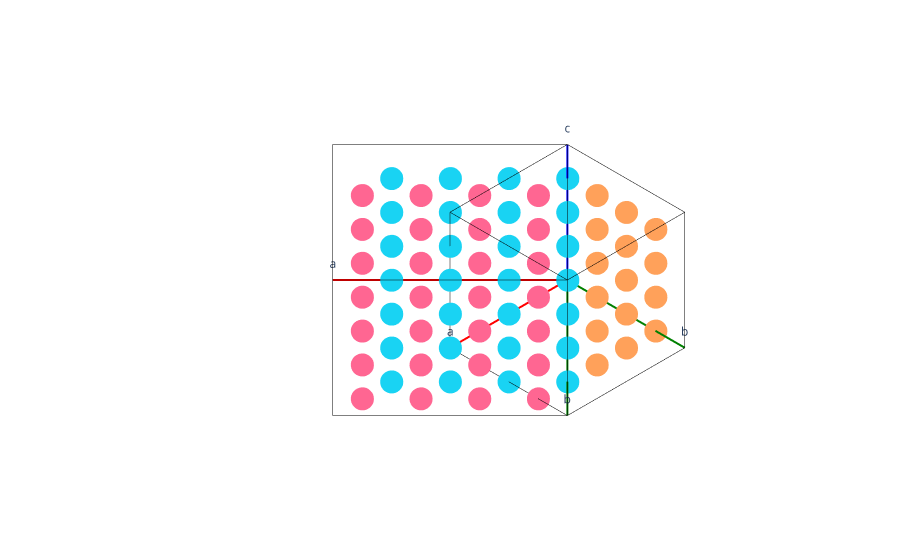

This figure's notebook cell:
### Code cell
# atom-centered k-point grid

fig = Figure()
super(Figure, fig).add_unitcell(struct_conv.lattice.reciprocal_lattice.matrix)
super(Figure, fig).add_unitcell(struct_reduced.lattice.reciprocal_lattice.matrix)

grid = struct_conv.lattice.reciprocal_lattice.get_cartesian_coords(build_grid(4))
x,y,z = grid.T
trace = go.Scatter3d(x=x,y=y,z=z, mode='markers')
fig.add_trace(trace)



grid = struct_reduced.lattice.reciprocal_lattice.get_cartesian_coords(build_grid(4, shift=[0., 0., 0.]))
x,y,z = grid.T
trace = go.Scatter3d(x=x,y=y,z=z, mode='markers')
fig.add_trace(trace)

grid = struct_reduced.lattice.reciprocal_lattice.get_cartesian_coords(build_grid(4, shift=[.5, .5, 0.]))
x,y,z = grid.T
trace = go.Scatter3d(x=x,y=y,z=z, mode='markers')
fig.add_trace(trace)

fig.update_scenes(camera_projection_type="orthographic")

fig.show()

### Figure 1 — Plotly figure (JSON) as saved in the notebook; plotly's stock layout.template omitted (floating-point values rounded to 4 significant figures)
{"data": [{"line": {"color": "red", "width": 4}, "mode": "lines+text", "text": [null, "a"], "type": "scatter3d", "x": [0, 1.571], "y": [0, 0], "z": [0, 0]}, {"line": {"color": "green", "width": 4}, "mode": "lines+text", "text": [null, "b"], "type": "scatter3d", "x": [0, 0], "y": [0, 1.571], "z": [0, 0]}, {"line": {"color": "blue", "width": 4}, "mode": "lines+text", "text": [null, "c"], "type": "scatter3d", "x": [0, 0], "y": [0, 0], "z": [0, 1.571]}, {"line": {"color": "black", "width": 1}, "mode": "lines", "type": "scatter3d", "x": [1.571, 1.571], "y": [0, 1.571], "z": [0, 0]}, {"line": {"color": "black", "width": 1}, "mode": "lines", "type": "scatter3d", "x": [1.571, 1.571], "y": [0, 0], "z": [0, 1.571]}, {"line": {"color": "black", "width": 1}, "mode": "lines", "type": "scatter3d", "x": [0, 1.571], "y": [1.571, 1.571], "z": [0, 0]}, {"line": {"color": "black", "width": 1}, "mode": "lines", "type": "scatter3d", "x": [0, 0], "y": [1.571, 1.571], "z": [0, 1.571]}, {"line": {"color": "black", "width": 1}, "mode": "lines", "type": "scatter3d", "x": [0, 1.571], "y": [0, 0], "z": [1.571, 1.571]}, {"line": {"color": "black", "width": 1}, "mode": "lines", "type": "scatter3d", "x": [0, 0], "y": [0, 1.571], "z": [1.571, 1.571]}, {"line": {"color": "black", "width": 1}, "mode": "lines", "type": "scatter3d", "x": [1.571, 1.571], "y": [1.571, 1.571], "z": [0, 1.571]}, {"line": {"color": "black", "width": 1}, "mode": "lines", "type": "scatter3d", "x": [0, 1.571], "y": [1.571, 1.571], "z": [1.571, 1.571]}, {"line": {"color": "black", "width": 1}, "mode": "lines", "type": "scatter3d", "x": [1.571, 1.571], "y": [0, 1.571], "z": [1.571, 1.571]}, {"line": {"color": "red", "width": 4}, "mode": "lines+text", "text": [null, "a"], "type": "scatter3d", "x": [0, 1.571], "y": [0, -1.571], "z": [0, 0]}, {"line": {"color": "green", "width": 4}, "mode": "lines+text", "text": [null, "b"], "type": "scatter3d", "x": [0, 1.571], "y": [0, 1.571], "z": [0, 0]}, {"line": {"color": "blue", "width": 4}, "mode": "lines+text", "text": [null, "c"], "type": "scatter3d", "x": [0, 0], "y": [0, 0], "z": [0, 1.571]}, {"line": {"color": "black", "width": 1}, "mode": "lines", "type": "scatter3d", "x": [1.571, 3.142], "y": [-1.571, 0], "z": [0, 0]}, {"line": {"color": "black", "width": 1}, "mode": "lines", "type": "scatter3d", "x": [1.571, 1.571], "y": [-1.571, -1.571], "z": [0, 1.571]}, {"line": {"color": "black", "width": 1}, "mode": "lines", "type": "scatter3d", "x": [1.571, 3.142], "y": [1.571, 0], "z": [0, 0]}, {"line": {"color": "black", "width": 1}, "mode": "lines", "type": "scatter3d", "x": [1.571, 1.571], "y": [1.571, 1.571], "z": [0, 1.571]}, {"line": {"color": "black", "width": 1}, "mode": "lines", "type": "scatter3d", "x": [0, 1.571], "y": [0, -1.571], "z": [1.571, 1.571]}, {"line": {"color": "black", "width": 1}, "mode": "lines", "type": "scatter3d", "x": [0, 1.571], "y": [0, 1.571], "z": [1.571, 1.571]}, {"line": {"color": "black", "width": 1}, "mode": "lines", "type": "scatter3d", "x": [3.142, 3.142], "y": [0, 0], "z": [0, 1.571]}, {"line": {"color": "black", "width": 1}, "mode": "lines", "type": "scatter3d", "x": [1.571, 3.142], "y": [1.571, 0], "z": [1.571, 1.571]}, {"line": {"color": "black", "width": 1}, "mode": "lines", "type": "scatter3d", "x": [1.571, 3.142], "y": [-1.571, 0], "z": [1.571, 1.571]}, {"mode": "markers", "type": "scatter3d", "x": [0, 0, 0, 0, 0, 0, 0, 0, 0, 0, 0, 0, 0, 0, 0, 0, 0.3927, 0.3927, 0.3927, 0.3927, 0.3927, 0.3927, 0.3927, 0.3927, 0.3927, 0.3927, 0.3927, 0.3927, 0.3927, 0.3927, 0.3927, 0.3927, 0.7854, 0.7854, 0.7854, 0.7854, 0.7854, 0.7854, 0.7854, 0.7854, 0.7854, 0.7854, 0.7854, 0.7854, 0.7854, 0.7854, 0.7854, 0.7854, 1.178, 1.178, 1.178, 1.178, 1.178, 1.178, 1.178, 1.178, 1.178, 1.178, 1.178, 1.178, 1.178, 1.178, 1.178, 1.178], "y": [0, 0, 0, 0, 0.3927, 0.3927, 0.3927, 0.3927, 0.7854, 0.7854, 0.7854, 0.7854, 1.178, 1.178, 1.178, 1.178, 0, 0, 0, 0, 0.3927, 0.3927, 0.3927, 0.3927, 0.7854, 0.7854, 0.7854, 0.7854, 1.178, 1.178, 1.178, 1.178, 0, 0, 0, 0, 0.3927, 0.3927, 0.3927, 0.3927, 0.7854, 0.7854, 0.7854, 0.7854, 1.178, 1.178, 1.178, 1.178, 0, 0, 0, 0, 0.3927, 0.3927, 0.3927, 0.3927, 0.7854, 0.7854, 0.7854, 0.7854, 1.178, 1.178, 1.178, 1.178], "z": [0, 0.3927, 0.7854, 1.178, 0, 0.3927, 0.7854, 1.178, 0, 0.3927, 0.7854, 1.178, 0, 0.3927, 0.7854, 1.178, 0, 0.3927, 0.7854, 1.178, 0, 0.3927, 0.7854, 1.178, 0, 0.3927, 0.7854, 1.178, 0, 0.3927, 0.7854, 1.178, 0, 0.3927, 0.7854, 1.178, 0, 0.3927, 0.7854, 1.178, 0, 0.3927, 0.7854, 1.178, 0, 0.3927, 0.7854, 1.178, 0, 0.3927, 0.7854, 1.178, 0, 0.3927, 0.7854, 1.178, 0, 0.3927, 0.7854, 1.178, 0, 0.3927, 0.7854, 1.178]}, {"mode": "markers", "type": "scatter3d", "x": [0, 0, 0, 0, 0.3927, 0.3927, 0.3927, 0.3927, 0.7854, 0.7854, 0.7854, 0.7854, 1.178, 1.178, 1.178, 1.178, 0.3927, 0.3927, 0.3927, 0.3927, 0.7854, 0.7854, 0.7854, 0.7854, 1.178, 1.178, 1.178, 1.178, 1.571, 1.571, 1.571, 1.571, 0.7854, 0.7854, 0.7854, 0.7854, 1.178, 1.178, 1.178, 1.178, 1.571, 1.571, 1.571, 1.571, 1.963, 1.963, 1.963, 1.963, 1.178, 1.178, 1.178, 1.178, 1.571, 1.571, 1.571, 1.571, 1.963, 1.963, 1.963, 1.963, 2.356, 2.356, 2.356, 2.356], "y": [0, 0, 0, 0, 0.3927, 0.3927, 0.3927, 0.3927, 0.7854, 0.7854, 0.7854, 0.7854, 1.178, 1.178, 1.178, 1.178, -0.3927, -0.3927, -0.3927, -0.3927, 0, 0, 0, 0, 0.3927, 0.3927, 0.3927, 0.3927, 0.7854, 0.7854, 0.7854, 0.7854, -0.7854, -0.7854, -0.7854, -0.7854, -0.3927, -0.3927, -0.3927, -0.3927, 0, 0, 0, 0, 0.3927, 0.3927, 0.3927, 0.3927, -1.178, -1.178, -1.178, -1.178, -0.7854, -0.7854, -0.7854, -0.7854, -0.3927, -0.3927, -0.3927, -0.3927, 0, 0, 0, 0], "z": [0, 0.3927, 0.7854, 1.178, 0, 0.3927, 0.7854, 1.178, 0, 0.3927, 0.7854, 1.178, 0, 0.3927, 0.7854, 1.178, 0, 0.3927, 0.7854, 1.178, 0, 0.3927, 0.7854, 1.178, 0, 0.3927, 0.7854, 1.178, 0, 0.3927, 0.7854, 1.178, 0, 0.3927, 0.7854, 1.178, 0, 0.3927, 0.7854, 1.178, 0, 0.3927, 0.7854, 1.178, 0, 0.3927, 0.7854, 1.178, 0, 0.3927, 0.7854, 1.178, 0, 0.3927, 0.7854, 1.178, 0, 0.3927, 0.7854, 1.178, 0, 0.3927, 0.7854, 1.178]}, {"mode": "markers", "type": "scatter3d", "x": [0.3927, 0.3927, 0.3927, 0.3927, 0.7854, 0.7854, 0.7854, 0.7854, 1.178, 1.178, 1.178, 1.178, 1.571, 1.571, 1.571, 1.571, 0.7854, 0.7854, 0.7854, 0.7854, 1.178, 1.178, 1.178, 1.178, 1.571, 1.571, 1.571, 1.571, 1.963, 1.963, 1.963, 1.963, 1.178, 1.178, 1.178, 1.178, 1.571, 1.571, 1.571, 1.571, 1.963, 1.963, 1.963, 1.963, 2.356, 2.356, 2.356, 2.356, 1.571, 1.571, 1.571, 1.571, 1.963, 1.963, 1.963, 1.963, 2.356, 2.356, 2.356, 2.356, 2.749, 2.749, 2.749, 2.749], "y": [0, 0, 0, 0, 0.3927, 0.3927, 0.3927, 0.3927, 0.7854, 0.7854, 0.7854, 0.7854, 1.178, 1.178, 1.178, 1.178, -0.3927, -0.3927, -0.3927, -0.3927, 0, 0, 0, 0, 0.3927, 0.3927, 0.3927, 0.3927, 0.7854, 0.7854, 0.7854, 0.7854, -0.7854, -0.7854, -0.7854, -0.7854, -0.3927, -0.3927, -0.3927, -0.3927, 0, 0, 0, 0, 0.3927, 0.3927, 0.3927, 0.3927, -1.178, -1.178, -1.178, -1.178, -0.7854, -0.7854, -0.7854, -0.7854, -0.3927, -0.3927, -0.3927, -0.3927, 0, 0, 0, 0], "z": [0, 0.3927, 0.7854, 1.178, 0, 0.3927, 0.7854, 1.178, 0, 0.3927, 0.7854, 1.178, 0, 0.3927, 0.7854, 1.178, 0, 0.3927, 0.7854, 1.178, 0, 0.3927, 0.7854, 1.178, 0, 0.3927, 0.7854, 1.178, 0, 0.3927, 0.7854, 1.178, 0, 0.3927, 0.7854, 1.178, 0, 0.3927, 0.7854, 1.178, 0, 0.3927, 0.7854, 1.178, 0, 0.3927, 0.7854, 1.178, 0, 0.3927, 0.7854, 1.178, 0, 0.3927, 0.7854, 1.178, 0, 0.3927, 0.7854, 1.178, 0, 0.3927, 0.7854, 1.178]}], "layout": {"dragmode": "orbit", "margin": {"b": 0, "l": 0, "r": 0, "t": 0}, "scene": {"aspectmode": "data", "camera": {"projection": {"type": "orthographic"}}, "xaxis": {"showbackground": false, "showgrid": false, "showline": false, "showspikes": false, "showticklabels": false, "ticks": "", "title": {"text": ""}, "zeroline": false}, "yaxis": {"showbackground": false, "showgrid": false, "showline": false, "showspikes": false, "showticklabels": false, "ticks": "", "title": {"text": ""}, "zeroline": false}, "zaxis": {"showbackground": false, "showgrid": false, "showline": false, "showspikes": false, "showticklabels": false, "ticks": "", "title": {"text": ""}, "zeroline": false}}, "showlegend": false}}
